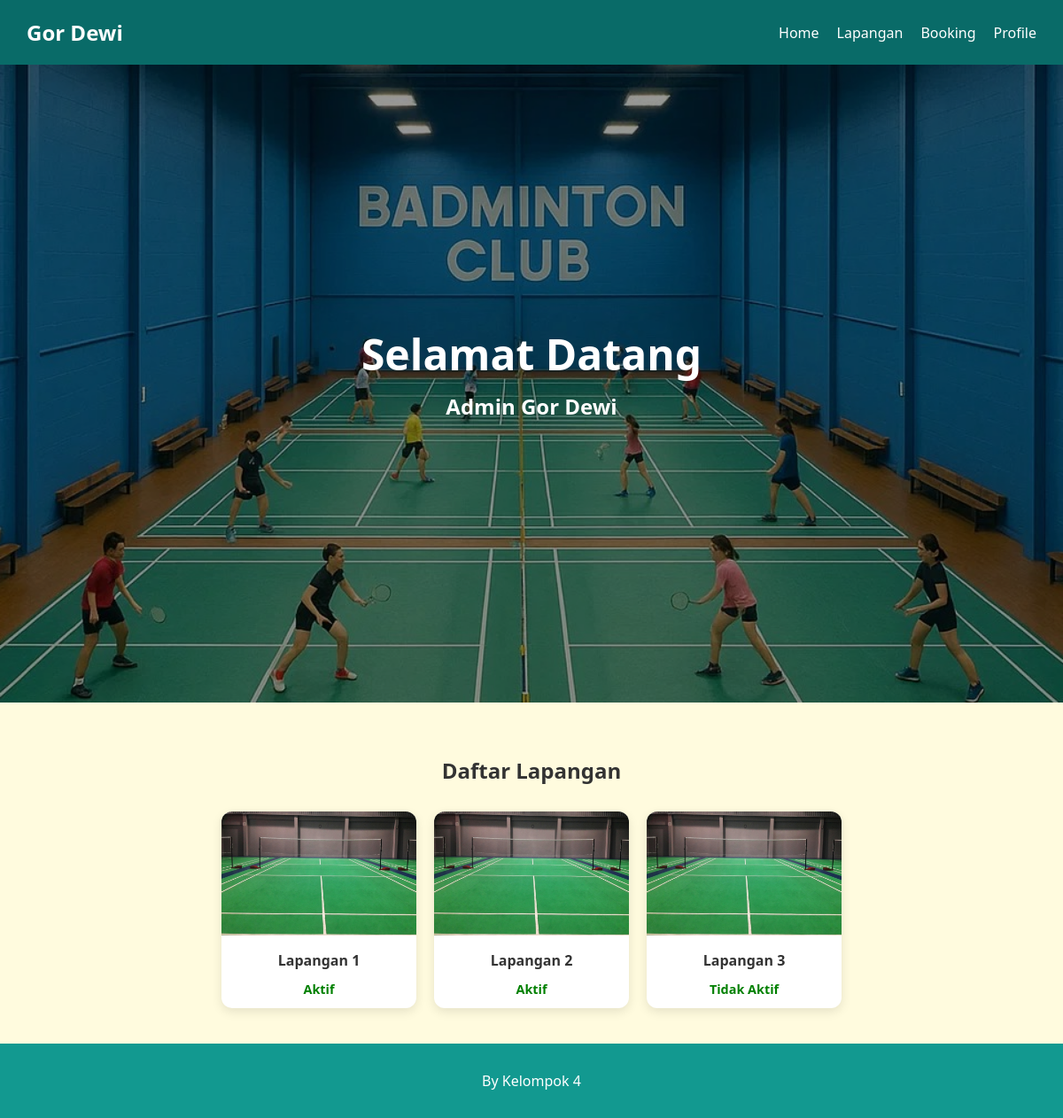
Before: /admin/admin.php with the older database file.
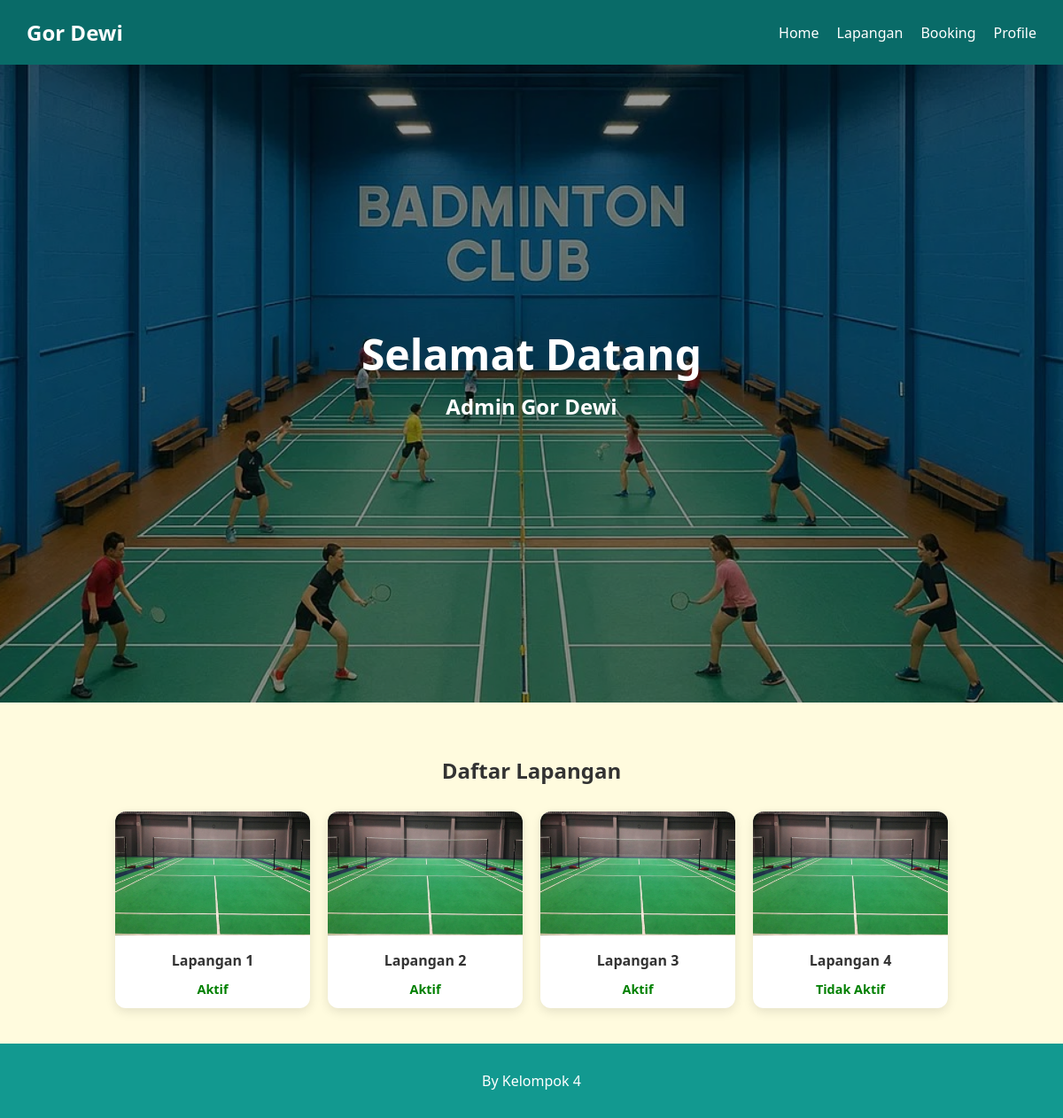
After: the same page with the newer database file.
### tables this page shows
CREATE TABLE `lapangan` (
  `id_lapangan` int(11) NOT NULL,
  `nama_lapangan` varchar(100) NOT NULL,
  `status_aktif` tinyint(1) DEFAULT 1
);

### admin/admin.php (the view, shortened to what this page needs)
<?php
include '../koneksi.php';
?>
<!DOCTYPE html>
<html lang="en">
<head>
    <link rel="stylesheet" href="../style/all.css">
    <link rel="stylesheet" href="../style/home.css">
</head>
<body>
    <nav>
        <div class="logo">Gor Dewi</div>
        <ul>
            <li><a href="../admin/admin.php">Home</a></li>
            <li><a href="../admin/kelola_lapangan.php">Lapangan</a></li>
            <li><a href="../admin/kelola_booking.php">Booking</a></li>
            <li><a href="../admin/profile_admin.php">Profile</a></li>
        </ul>
    </nav>
    <section class="hero">
        <img src="../assets/home-page.jpg" alt="Background" class="hero-bg">
        <div class="hero-content">
            <h1>Selamat Datang</h1>
            <h3>Admin Gor Dewi</h3>
        </div>
    </section>
    <section class="lapangan-section" id="Lapangan">
        <h2>Daftar Lapangan</h2>
        <div class="lapangan-container">
            <?php
            $data = mysqli_query($conn, "SELECT * FROM lapangan");
            while($d = mysqli_fetch_array($data)) {
                $status_lapangan = $d['status_aktif'] == 1 ? 'Aktif' : 'Tidak Aktif';
                echo "
                <div class='lapangan-card'>
                    <img src='../assets/lapangan_badminton.jpg' alt='Lapangan'>
                    <div class='nama'>{$d['nama_lapangan']}</div>
                    <div class='status {$status_lapangan}'>{$status_lapangan}</div>
                </div>
                ";
            }
            ?>
        </div>
    </section>
    <footer>
        <p>By Kelompok 4</p>
    </footer>
</body>
</html>

### style/all.css (style rules this page uses)
body { margin: 0; font-family: 'Segoe UI', Tahoma, Geneva, Verdana, sans-serif; background-color: #FFFBDE; }
nav { display: flex; justify-content: space-between; align-items: center; background: #096B68; padding: 20px 30px; color: white; }
nav .logo { font-size: 1.5em; font-weight: bold; }
nav ul { list-style: none; display: flex; gap: 20px; margin: 0; padding: 0; }
nav ul li a { color: white; text-decoration: none; font-weight: 500; transition: color 0.3s; }
footer { background: #129990; color: white; text-align: center; padding: 15px; }

### style/home.css (style rules this page uses)
.hero { position: relative; height: 90vh; display: flex; justify-content: center; align-items: center; text-align: center; overflow: hidden; }
.hero-bg { position: absolute; top: 0; left: 0; width: 100%; height: 100%; object-fit: cover; z-index: 0; filter: brightness(60%); }
.hero-content { position: relative; z-index: 1; color: white; }
.hero-content h1 { font-size: 3em; margin: 0; }
.hero-content h3 { font-size: 1.5em; margin-top: 10px; }
.lapangan-section { padding: 40px; }
.lapangan-section h2 { text-align: center; margin-bottom: 30px; color: #333; }
.lapangan-container { display: flex; justify-content: center; gap: 20px; flex-wrap: wrap; }
.lapangan-card { background: white; width: 220px; border-radius: 12px; box-shadow: 0 4px 12px rgba(0,0,0,0.1); transition: transform 0.3s, box-shadow 0.3s; overflow: hidden; }
.lapangan-card img { width: 100%; height: 140px; object-fit: cover; }
.lapangan-card .nama { padding: 12px; font-weight: bold; text-align: center; color: #333; }
.lapangan-card .status { padding-bottom: 12px; text-align: center; font-size: 0.9em; }
.status.Aktif { color: green; font-weight: bold; }

Changed rows visible on the page:
changed lapangan "Lapangan 3": status_aktif "Tidak Aktif" → "Aktif"
added lapangan: nama_lapangan "Lapangan 4", status_aktif "Tidak Aktif"
